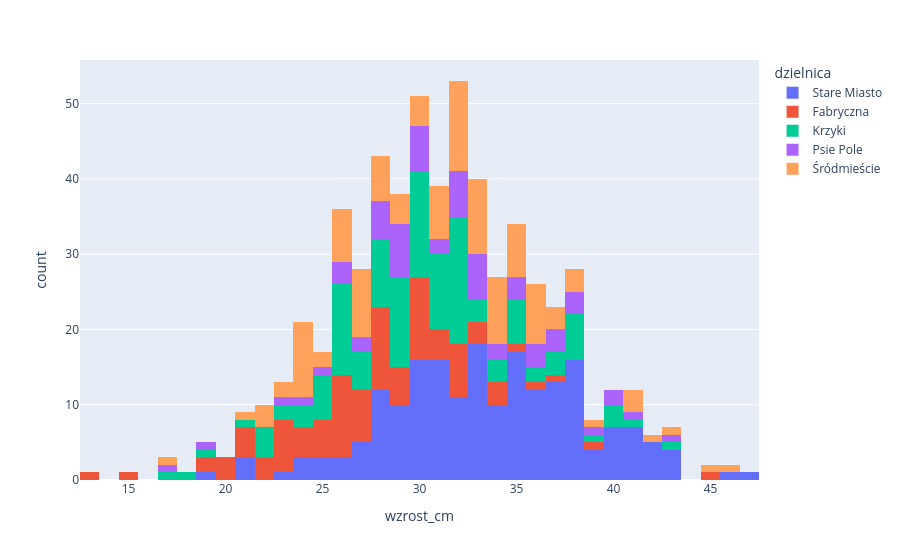

Source (notebook cell):
### Markdown cell above
### 🎯 Zadanie 5 (plotly)
Narysuj w **plotly** histogram wzrostu krasnali (`px.histogram`), w którym **każda dzielnica ma własny kolor**. Zapisz wykres w zmiennej `fig` i go wyświetl.

### Code cell
fig = px.histogram(krasnale, x="wzrost_cm", color="dzielnica") #TODO
fig

### Figure 1 — Plotly figure (JSON) as saved in the notebook; plotly's stock layout.template omitted (floating-point values rounded to 4 significant figures; data arrays with more than 128 entries replaced by an {"elided": "..."} marker saying what was removed)
{"data": [{"bingroup": "x", "hovertemplate": "dzielnica=Stare Miasto<br>wzrost_cm=%{x}<br>count=%{y}<extra></extra>", "legendgroup": "Stare Miasto", "marker": {"color": "#636efa", "pattern": {"shape": ""}}, "name": "Stare Miasto", "orientation": "v", "showlegend": true, "type": "histogram", "x": {"elided": "199 float values"}, "xaxis": "x", "yaxis": "y"}, {"bingroup": "x", "hovertemplate": "dzielnica=Fabryczna<br>wzrost_cm=%{x}<br>count=%{y}<extra></extra>", "legendgroup": "Fabryczna", "marker": {"color": "#EF553B", "pattern": {"shape": ""}}, "name": "Fabryczna", "orientation": "v", "showlegend": true, "type": "histogram", "x": [25.4, 30.2, 30.0, 27.5, 27.8, 26.0, 27.5, 29.7, 22.5, 32.2, 31.3, 27.7, 34.4, 24.4, 27.0, 34.4, 28.2, 21.8, 31.3, 30.4, 24.1, 31.2, 44.7, 30.3, 23.7, 38.9, 27.9, 32.3, 26.9, 29.0, 22.9, 25.5, 28.6, 28.9, 26.4, 28.1, 33.5, 22.2, 28.4, 34.6, 30.0, 19.3, 21.4, 32.3, 23.3, 20.8, 27.0, 28.4, 21.4, 21.2, 25.1, 29.2, 30.1, 30.4, 22.5, 30.3, 19.6, 26.4, 27.3, 18.9, 22.9, 24.0, 25.7, 25.7, 31.8, 30.2, 28.0, 32.1, 33.4, 20.0, 31.8, 22.5, 19.5, 23.1, 30.6, 25.2, 28.8, 27.1, 24.9, 25.5, 26.1, 25.5, 25.1, 33.3, 27.2, 22.4, 26.2, 35.5, 25.6, 13.0, 36.8, 15.1, 27.5, 31.7, 32.9, 27.2, 30.1], "xaxis": "x", "yaxis": "y"}, {"bingroup": "x", "hovertemplate": "dzielnica=Krzyki<br>wzrost_cm=%{x}<br>count=%{y}<extra></extra>", "legendgroup": "Krzyki", "marker": {"color": "#00cc96", "pattern": {"shape": ""}}, "name": "Krzyki", "orientation": "v", "showlegend": true, "type": "histogram", "x": [22.0, 27.9, 31.8, 31.2, 27.7, 28.7, 23.3, 30.3, 32.5, 29.8, 30.8, 32.2, 35.0, 25.1, 21.6, 28.5, 30.3, 36.0, 35.4, 31.6, 32.3, 25.5, 29.8, 24.3, 25.0, 32.3, 26.1, 25.7, 32.3, 37.7, 33.8, 28.5, 29.6, 41.2, 29.9, 26.2, 31.6, 30.7, 27.1, 32.3, 25.3, 27.8, 26.7, 32.0, 25.3, 26.3, 27.9, 22.1, 29.5, 25.3, 21.9, 27.7, 40.1, 29.4, 28.7, 28.2, 23.7, 29.5, 18.9, 30.7, 35.0, 31.2, 32.0, 38.5, 28.9, 33.0, 25.6, 31.7, 28.1, 33.5, 35.9, 29.7, 30.2, 26.1, 27.6, 29.2, 38.1, 28.8, 29.6, 37.8, 30.4, 31.9, 32.2, 26.4, 25.8, 35.0, 32.3, 36.7, 21.2, 35.1, 38.0, 25.5, 27.8, 22.7, 23.9, 39.8, 25.6, 33.1, 28.6, 26.3, 26.6, 38.0, 34.9, 33.9, 32.0, 18.4, 36.6, 29.9, 36.9, 29.3, 30.6, 30.2, 30.6, 30.9, 28.6, 27.0, 40.4, 27.3, 31.7, 24.7, 32.4, 38.4, 17.2, 30.8, 43.0, 31.0, 29.1], "xaxis": "x", "yaxis": "y"}, {"bingroup": "x", "hovertemplate": "dzielnica=Psie Pole<br>wzrost_cm=%{x}<br>count=%{y}<extra></extra>", "legendgroup": "Psie Pole", "marker": {"color": "#ab63fa", "pattern": {"shape": ""}}, "name": "Psie Pole", "orientation": "v", "showlegend": true, "type": "histogram", "x": [26.0, 36.4, 28.0, 39.9, 42.9, 33.2, 38.2, 31.0, 28.9, 29.1, 28.0, 31.1, 40.9, 33.1, 24.6, 36.1, 29.9, 32.0, 16.7, 28.5, 29.7, 29.7, 29.1, 29.0, 26.4, 37.8, 35.9, 34.7, 28.8, 19.1, 36.6, 26.2, 30.4, 27.0, 32.2, 27.4, 33.5, 33.9, 23.6, 31.7, 29.8, 37.9, 31.9, 33.4, 32.9, 28.0, 34.9, 36.9, 28.0, 28.9, 39.0, 32.6, 40.4, 35.3, 28.0, 30.4, 37.4, 32.6, 32.3, 23.2, 31.7], "xaxis": "x", "yaxis": "y"}, {"bingroup": "x", "hovertemplate": "dzielnica=Śródmieście<br>wzrost_cm=%{x}<br>count=%{y}<extra></extra>", "legendgroup": "Śródmieście", "marker": {"color": "#FFA15A", "pattern": {"shape": ""}}, "name": "Śródmieście", "orientation": "v", "showlegend": true, "type": "histogram", "x": [31.9, 24.0, 36.2, 32.4, 40.7, 33.5, 37.6, 27.4, 38.2, 32.6, 25.7, 34.1, 37.9, 21.7, 28.7, 33.0, 23.6, 31.5, 29.8, 35.5, 32.1, 28.3, 30.2, 27.6, 32.9, 26.0, 31.1, 23.9, 31.8, 34.4, 33.0, 25.9, 36.4, 21.1, 40.6, 32.4, 31.6, 28.9, 42.4, 31.6, 23.6, 34.3, 35.0, 35.9, 36.8, 34.4, 41.2, 17.1, 34.6, 36.2, 26.4, 24.4, 34.5, 27.1, 26.4, 26.9, 32.1, 34.5, 24.1, 29.0, 27.8, 35.3, 34.9, 24.8, 32.6, 34.4, 30.7, 36.0, 24.2, 25.7, 32.8, 35.9, 27.4, 24.3, 31.6, 31.5, 46.3, 33.1, 24.4, 30.8, 24.6, 22.5, 30.7, 28.9, 25.7, 34.1, 28.1, 35.0, 34.4, 43.2, 36.8, 32.2, 29.7, 45.1, 27.1, 30.1, 36.1, 32.5, 32.8, 32.8, 33.9, 36.7, 31.1, 27.3, 28.2, 38.9, 26.6, 31.0, 26.5, 22.1, 22.2, 24.1, 22.8, 31.0, 28.1, 27.4], "xaxis": "x", "yaxis": "y"}], "layout": {"barmode": "relative", "legend": {"title": {"text": "dzielnica"}, "tracegroupgap": 0}, "margin": {"t": 60}, "xaxis": {"anchor": "y", "domain": [0, 1], "title": {"text": "wzrost_cm"}}, "yaxis": {"anchor": "x", "domain": [0, 1], "title": {"text": "count"}}}}
